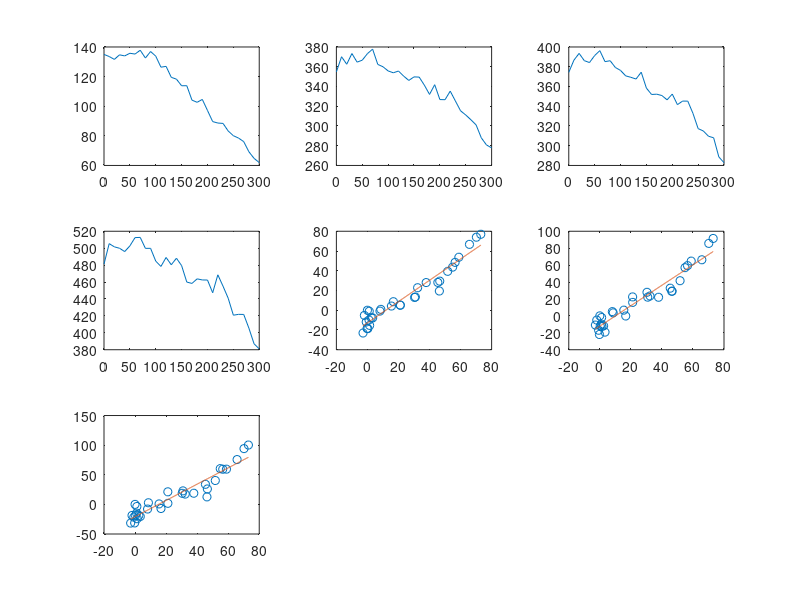

This figure's MATLAB source:
%% This script will calculate the relative dissolution rates of IrO2 nanocrystals from LP-TEM dissolution trajectories
% Matteo Fratarcangeli
% Ivan A. Moreno-Hernandez
% August 2024
%
% for information on preparing the video_info file, see https://github.com/morenohernandezlab/IrO2_Dissolution

clear all
clc

load video_info_IrO2_800C_FeCl_final_2024_05_16_rates_M_drive.mat

%% Analyze and adjust fits
clf
v = 1; %select video to analyze

start_index = 1;

fit_trajectory = video_info(v).fit;
fit_time = video_info(v).fit(:,2);
fit_L110 = video_info(v).fit(:,3)*2;
fit_L111_side1 = video_info(v).fit(:,5) + video_info(v).fit(:,8);
fit_L111_side2 = video_info(v).fit(:,6) + video_info(v).fit(:,7);
fit_L001 = video_info(v).fit(:,9);

dim_etched_L110 = fit_L110(start_index)-fit_L110(start_index:end);
dim_etched_L111_side1 = fit_L111_side1(start_index)-fit_L111_side1(start_index:end);
dim_etched_L111_side2 = fit_L111_side2(start_index)-fit_L111_side2(start_index:end);
dim_etched_L001 = fit_L001(start_index)-fit_L001(start_index:end);

dim_etched_L110_line = linspace(min(dim_etched_L110),max(dim_etched_L110),1001);

p_111_side1 = polyfit(dim_etched_L110,dim_etched_L111_side1,1)
p_111_side2 = polyfit(dim_etched_L110,dim_etched_L111_side2,1)
p_001 = polyfit(dim_etched_L110,dim_etched_L001,1)

clf
subplot(3,3,1)

plot(fit_time,fit_L110)

subplot(3,3,2)
plot(fit_time,fit_L111_side1)

subplot(3,3,3)
plot(fit_time,fit_L111_side2)

subplot(3,3,4)
plot(fit_time,fit_L001)


subplot(3,3,5)
hold on
plot(dim_etched_L110,dim_etched_L111_side1,'o')
plot(dim_etched_L110_line,dim_etched_L110_line*p_111_side1(1)+p_111_side1(2))

hold off
box on
subplot(3,3,6)
hold on

plot(fit_L110(start_index)-fit_L110(start_index:end),fit_L111_side2(start_index)-fit_L111_side2(start_index:end),'o')

plot(dim_etched_L110_line,dim_etched_L110_line*p_111_side2(1)+p_111_side2(2))
hold off
box on
subplot(3,3,7)
hold on
plot(fit_L110(start_index)-fit_L110(start_index:end),fit_L001(start_index)-fit_L001(start_index:end),'o')
plot(dim_etched_L110_line,dim_etched_L110_line*p_001(1)+p_001(2))

hold off
box on

video_info(v).L111_side1_relative_rate_fit = [start_index,p_111_side1];
video_info(v).L111_side2_relative_rate_fit = [start_index,p_111_side2];
video_info(v).L001_relative_rate_fit = [start_index,p_001];

%% Calculate difference in activation barrier
clearvars -except video_info
kb = 8.617333262*10^-5; %eV/K
T = 298.13; %K
c = 1000;%eV to meV

for i = 1:size(video_info,2)

L111_rel_rate_avg = (video_info(i).L111_side1_relative_rate_fit(:,2)+video_info(i).L111_side2_relative_rate_fit(:,2))/2;
video_info(i).delta_act_barrier = -kb*T*log(L111_rel_rate_avg)*c;
delta_activation_barrier(i) = video_info(i).delta_act_barrier;

end

delta_activation_barrier